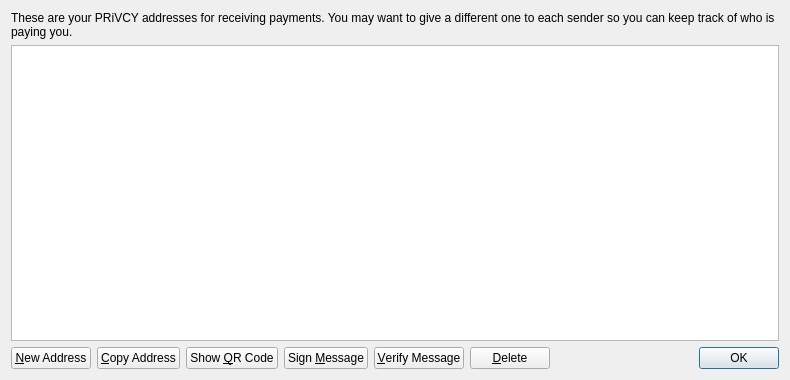
<?xml version="1.0" encoding="UTF-8"?>
<ui version="4.0">
 <class>AddressBookPage</class>
 <widget class="QWidget" name="AddressBookPage">
  <property name="geometry">
   <rect>
    <x>0</x>
    <y>0</y>
    <width>790</width>
    <height>380</height>
   </rect>
  </property>
  <property name="windowTitle">
   <string>Address Book</string>
  </property>
  <layout class="QVBoxLayout" name="verticalLayout">
   <item>
    <widget class="QLabel" name="labelExplanation">
     <property name="text">
      <string>These are your PRiVCY addresses for receiving payments. You may want to give a different one to each sender so you can keep track of who is paying you.</string>
     </property>
     <property name="textFormat">
      <enum>Qt::PlainText</enum>
     </property>
     <property name="wordWrap">
      <bool>true</bool>
     </property>
    </widget>
   </item>
   <item>
    <widget class="QTableView" name="tableView">
     <property name="contextMenuPolicy">
      <enum>Qt::CustomContextMenu</enum>
     </property>
     <property name="toolTip">
      <string>Double-click to edit address or label</string>
     </property>
     <property name="tabKeyNavigation">
      <bool>false</bool>
     </property>
     <property name="alternatingRowColors">
      <bool>true</bool>
     </property>
     <property name="selectionMode">
      <enum>QAbstractItemView::SingleSelection</enum>
     </property>
     <property name="selectionBehavior">
      <enum>QAbstractItemView::SelectRows</enum>
     </property>
     <property name="sortingEnabled">
      <bool>true</bool>
     </property>
     <attribute name="verticalHeaderVisible">
      <bool>false</bool>
     </attribute>
    </widget>
   </item>
   <item>
    <layout class="QHBoxLayout" name="horizontalLayout">
     <item>
      <widget class="QPushButton" name="newAddressButton">
       <property name="toolTip">
        <string>Create a new address</string>
       </property>
       <property name="text">
        <string>&amp;New Address</string>
       </property>
       <property name="icon">
        <iconset resource="../bitcoin.qrc">
         <normaloff>:/icons/add</normaloff>:/icons/add</iconset>
       </property>
      </widget>
     </item>
     <item>
      <widget class="QPushButton" name="copyToClipboard">
       <property name="toolTip">
        <string>Copy the currently selected address to the system clipboard</string>
       </property>
       <property name="text">
        <string>&amp;Copy Address</string>
       </property>
       <property name="icon">
        <iconset resource="../bitcoin.qrc">
         <normaloff>:/icons/editcopy</normaloff>:/icons/editcopy</iconset>
       </property>
      </widget>
     </item>
     <item>
      <widget class="QPushButton" name="showQRCode">
       <property name="text">
        <string>Show &amp;QR Code</string>
       </property>
       <property name="icon">
        <iconset resource="../bitcoin.qrc">
         <normaloff>:/icons/qrcode</normaloff>:/icons/qrcode</iconset>
       </property>
      </widget>
     </item>
     <item>
      <widget class="QPushButton" name="signMessage">
       <property name="toolTip">
        <string>Sign a message to prove you own a PRiVCY address</string>
       </property>
       <property name="text">
        <string>Sign &amp;Message</string>
       </property>
       <property name="icon">
        <iconset resource="../bitcoin.qrc">
         <normaloff>:/icons/edit</normaloff>:/icons/edit</iconset>
       </property>
      </widget>
     </item>
     <item>
      <widget class="QPushButton" name="verifyMessage">
       <property name="toolTip">
        <string>Verify a message to ensure it was signed with a specified PRiVCY address</string>
       </property>
       <property name="text">
        <string>&amp;Verify Message</string>
       </property>
       <property name="icon">
        <iconset resource="../bitcoin.qrc">
         <normaloff>:/icons/transaction_0</normaloff>:/icons/transaction_0</iconset>
       </property>
      </widget>
     </item>
     <item>
      <widget class="QPushButton" name="deleteButton">
       <property name="toolTip">
        <string>Delete the currently selected address from the list</string>
       </property>
       <property name="text">
        <string>&amp;Delete</string>
       </property>
       <property name="icon">
        <iconset resource="../bitcoin.qrc">
         <normaloff>:/icons/remove</normaloff>:/icons/remove</iconset>
       </property>
      </widget>
     </item>
     <item>
      <spacer name="horizontalSpacer">
       <property name="orientation">
        <enum>Qt::Horizontal</enum>
       </property>
       <property name="sizeHint" stdset="0">
        <size>
         <width>40</width>
         <height>20</height>
        </size>
       </property>
      </spacer>
     </item>
     <item>
      <widget class="QDialogButtonBox" name="buttonBox">
       <property name="sizePolicy">
        <sizepolicy hsizetype="Maximum" vsizetype="Fixed">
         <horstretch>0</horstretch>
         <verstretch>0</verstretch>
        </sizepolicy>
       </property>
       <property name="standardButtons">
        <set>QDialogButtonBox::Ok</set>
       </property>
      </widget>
     </item>
    </layout>
   </item>
  </layout>
 </widget>
 <resources>
  <include location="../bitcoin.qrc"/>
 </resources>
 <connections/>
</ui>
